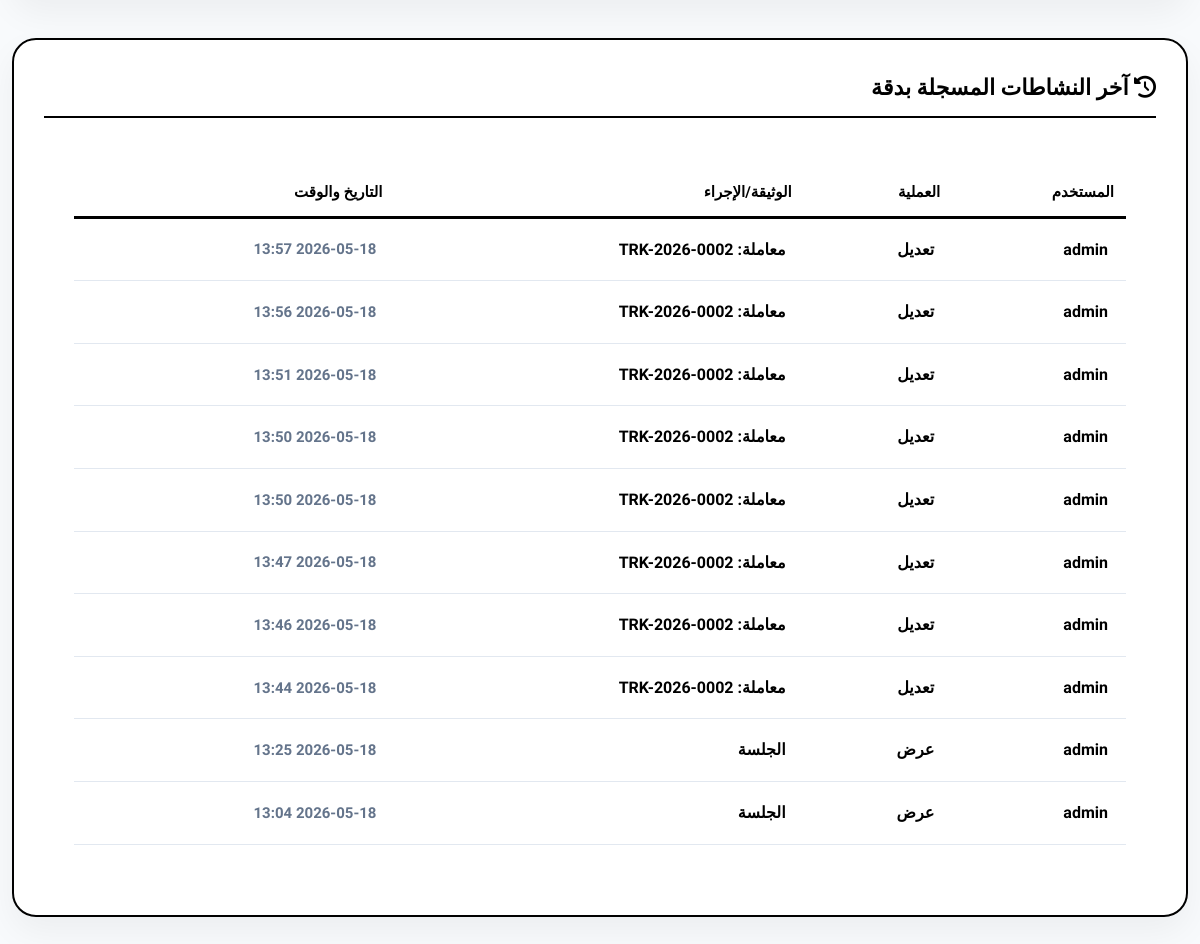
Page /reports/ (signed in, lower part) on the earlier database version.
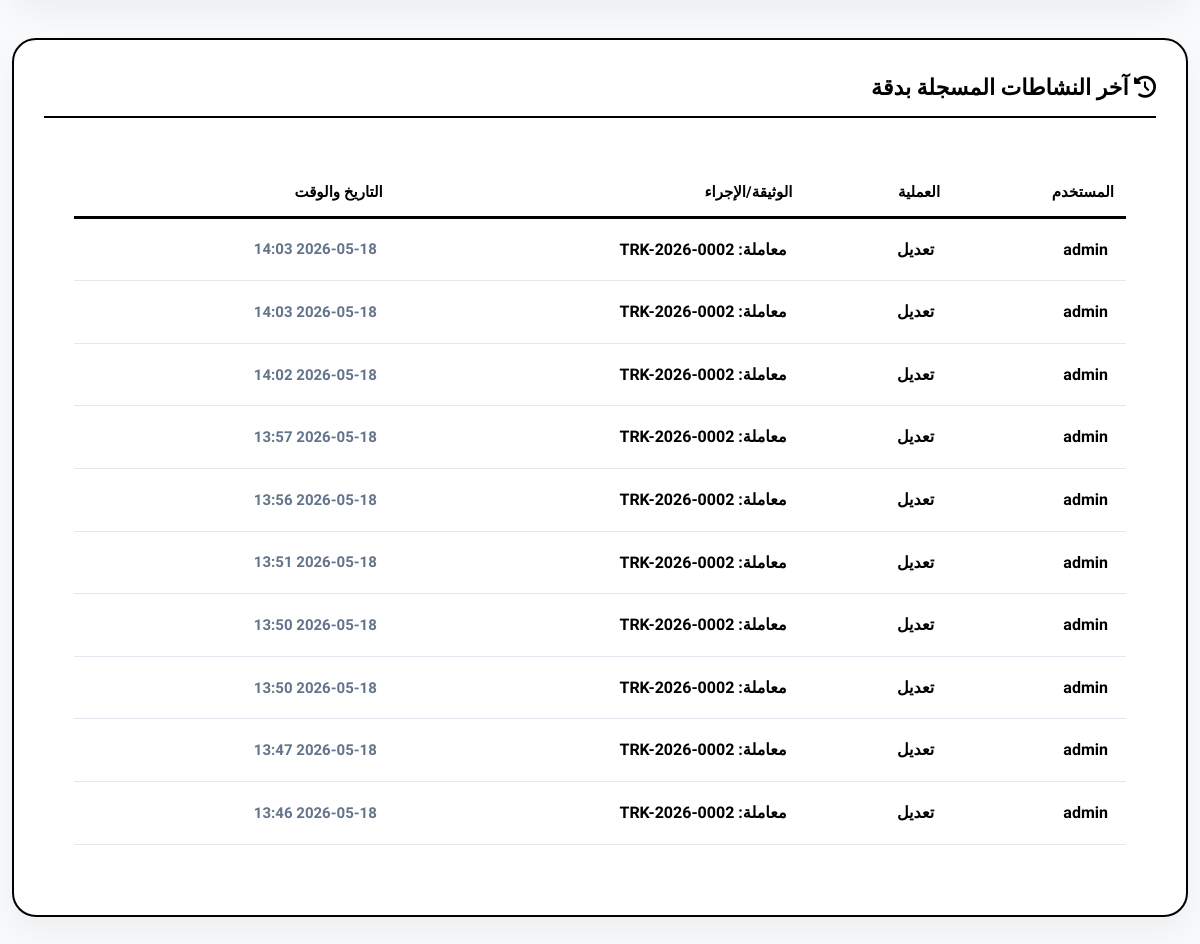
Same page on the later database version.
### eams/models.py (models this page shows, shortened)
class AuditLog(models.Model):
    ACTION_CHOICES = (
        ('upload', 'رفع'),
        ('edit', 'تعديل'),
        ('delete', 'حذف'),
        ('view', 'عرض'),
    )
    user = models.ForeignKey(User, on_delete=models.SET_NULL, null=True, verbose_name="المستخدم")
    action = models.CharField(max_length=20, choices=ACTION_CHOICES, verbose_name="العملية")
    document_title = models.CharField(max_length=255, verbose_name="عنوان الوثيقة")
    timestamp = models.DateTimeField(auto_now_add=True, verbose_name="الوقت")
    details = models.TextField(blank=True, null=True, verbose_name="التفاصيل")

### eams/views.py (the view)
# urls.py: path('reports/', views.reports_view, name='reports'),
@login_required
def reports_view(request):
    if not request.user.profile.access_reports:
        messages.error(request, "ليس لديك صلاحية لعرض التقارير")
        return redirect('dashboard')
    category_id = request.GET.get('category')
    doc_type = request.GET.get('doc_type')
    user_id = request.GET.get('user_id')
    start_date = request.GET.get('start_date')
    end_date = request.GET.get('end_date')
    search_q = request.GET.get('q')
    report_type = request.GET.get('report_type', 'all')
    docs = Document.objects.all()
    if category_id: docs = docs.filter(category_id=category_id)
    if doc_type: docs = docs.filter(doc_type=doc_type)
    if user_id: docs = docs.filter(uploaded_by_id=user_id)
    if search_q:
        docs = docs.filter(Q(title__icontains=search_q) | Q(reference_number__icontains=search_q))
    if start_date: docs = docs.filter(uploaded_at__date__gte=start_date)
    if end_date: docs = docs.filter(uploaded_at__date__lte=end_date)
    transactions = Transaction.objects.all()
    if user_id: transactions = transactions.filter(created_by_id=user_id)
    if search_q: transactions = transactions.filter(Q(title__icontains=search_q) | Q(tracking_number__icontains=search_q))
    if start_date: transactions = transactions.filter(created_at__date__gte=start_date)
    if end_date: transactions = transactions.filter(created_at__date__lte=end_date)
    if report_type == 'archive':
        transactions = Transaction.objects.none()
    elif report_type == 'transaction':
        docs = Document.objects.none()
    context = {
        'documents': docs.order_by('-uploaded_at'),
        'total_docs': docs.count(),
        'incoming': docs.filter(doc_type='incoming').count(),
        'outgoing': docs.filter(doc_type='outgoing').count(),
        'internal': docs.filter(doc_type='internal').count(),
        'total_transactions': transactions.count(),
        'transactions_completed': transactions.filter(current_status='completed').count(),
        'transactions_in_progress': transactions.filter(current_status__in=['under_review', 'in_progress', 'received', 'sent']).count(),
        'transactions_recent': transactions.order_by('-created_at')[:10],
        'completion_rate': (transactions.filter(current_status='completed').count() / transactions.count() * 100) if transactions.count() > 0 else 0,
        'status_counts': {
            'received': transactions.filter(current_status='received').count(),
            'under_review': transactions.filter(current_status='under_review').count(),
            'sent': transactions.filter(current_status='sent').count(),
            'received_from_other': transactions.filter(current_status='received_from_other').count(),
            'in_progress': transactions.filter(current_status='in_progress').count(),
            'completed': transactions.filter(current_status='completed').count(),
        },
        'categories': Category.objects.all(),
        'categories_stats': Category.objects.annotate(count=Count('documents', filter=Q(documents__in=docs))).order_by('-count'),
        'users_stats': User.objects.annotate(doc_count=Count('uploaded_documents', filter=Q(uploaded_documents__in=docs))).order_by('-doc_count')[:10],
        'doc_types': Document.TYPE_CHOICES,
        'all_users': User.objects.all(),
        'selected_category': category_id,
        'selected_type': doc_type,
        'selected_user': user_id,
        'start_date': start_date,
        'end_date': end_date,
        'q': search_q,
        'report_type': report_type,
        'recent_logs': AuditLog.objects.order_by('-timestamp')[:10]
    }
    return render(request, 'eams/reports.html', context)

### templates/eams/reports.html (shortened to what this page needs)
{% extends 'base.html' %}
{% block content %}
<div class="fade-in">
    <div class="report-card">
        <h3 style="font-size: 20px; font-weight: 900; margin-bottom: 20px; color: #000; border-bottom: 2px solid #000; padding-bottom: 10px;">
            <i class="fas fa-history"></i> آخر النشاطات المسجلة بدقة
        </h3>
        <div class="data-container table-responsive" style="border: none; box-shadow: none;">
            <table style="width: 100%; border-collapse: collapse; min-width: 700px;">
                <thead>
                    <tr style="text-align: right; border-bottom: 3px solid #000;">
                        <th style="padding: 12px; font-size: 15px;">المستخدم</th>
                        <th style="padding: 12px; font-size: 15px;">العملية</th>
                        <th style="padding: 12px; font-size: 15px;">الوثيقة/الإجراء</th>
                        <th style="padding: 12px; font-size: 15px;">التاريخ والوقت</th>
                    </tr>
                </thead>
                <tbody>
                    {% for log in recent_logs %}
                    <tr style="border-bottom: 1px solid #e2e8f0;">
                        <td style="padding: 18px; font-weight: 900; color: #000; font-size: 16px;">{{ log.user.username }}</td>
                        <td style="padding: 18px; font-weight: 800; font-size: 16px;">{{ log.get_action_display }}</td>
                        <td style="padding: 18px; font-weight: 700; font-size: 16px;">{{ log.document_title }}</td>
                        <td style="padding: 18px; color: #64748b; font-size: 15px; font-weight: 700;">{{ log.timestamp|date:"Y-m-d H:i" }}</td>
                    </tr>
                    {% endfor %}
                </tbody>
            </table>
        </div>
    </div>
</div>
{% endblock %}

Differences in the rows shown:
no longer on this page (row unchanged): AuditLog: user.username "admin", action "تعديل", document_title "معاملة: TRK-2026-0002", timestamp "2026-05-18 13:44"
no longer on this page (row unchanged): AuditLog: user.username "admin", action "عرض", document_title "الجلسة", timestamp "2026-05-18 13:25"
no longer on this page (row unchanged): AuditLog: user.username "admin", action "عرض", document_title "الجلسة", timestamp "2026-05-18 13:04"
added AuditLog: user.username "admin", action "تعديل", document_title "معاملة: TRK-2026-0002", timestamp "2026-05-18 14:03"
added AuditLog: user.username "admin", action "تعديل", document_title "معاملة: TRK-2026-0002", timestamp "2026-05-18 14:03"
added AuditLog: user.username "admin", action "تعديل", document_title "معاملة: TRK-2026-0002", timestamp "2026-05-18 14:02"
